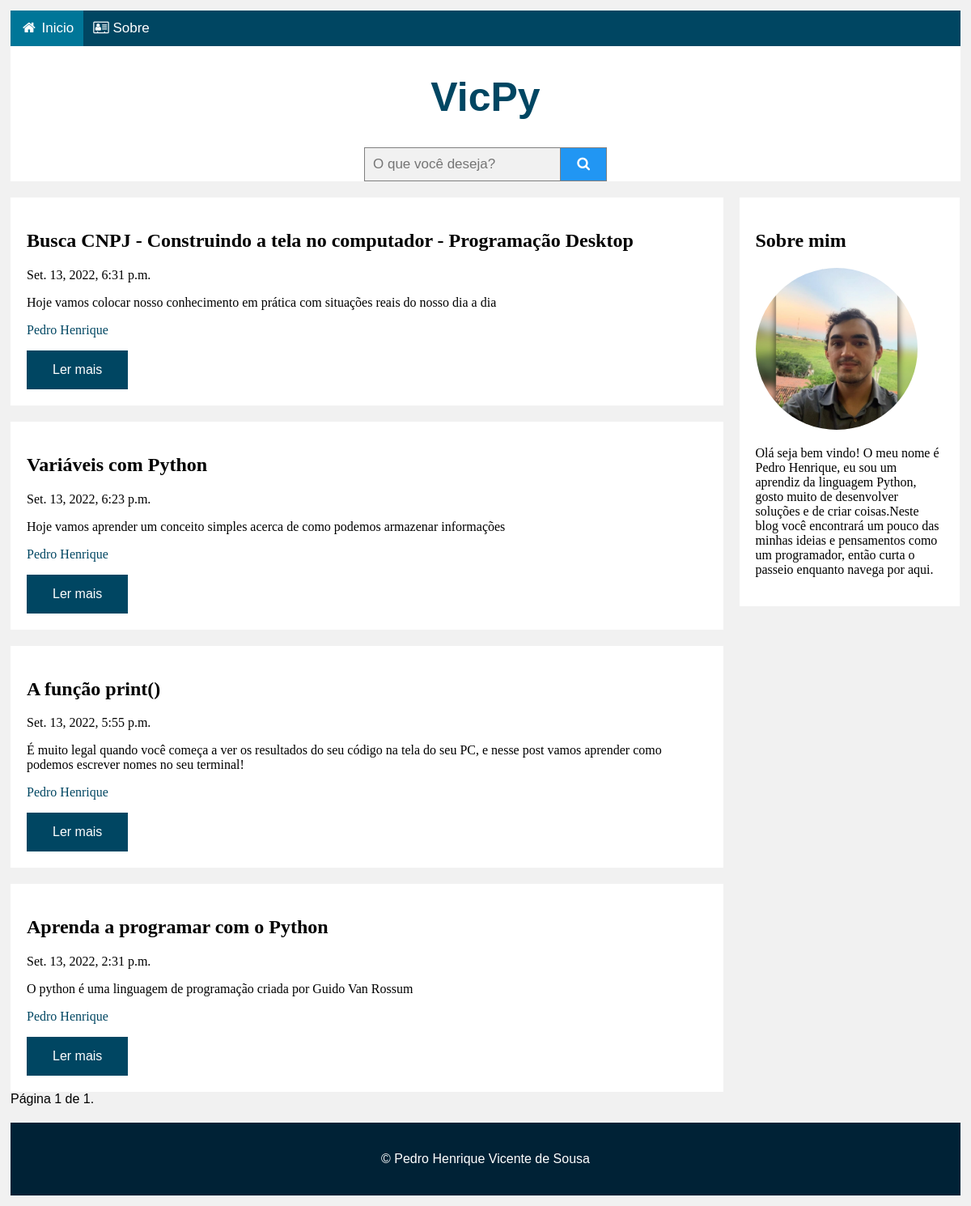
/blog/, run on an earlier commit of the app's database.
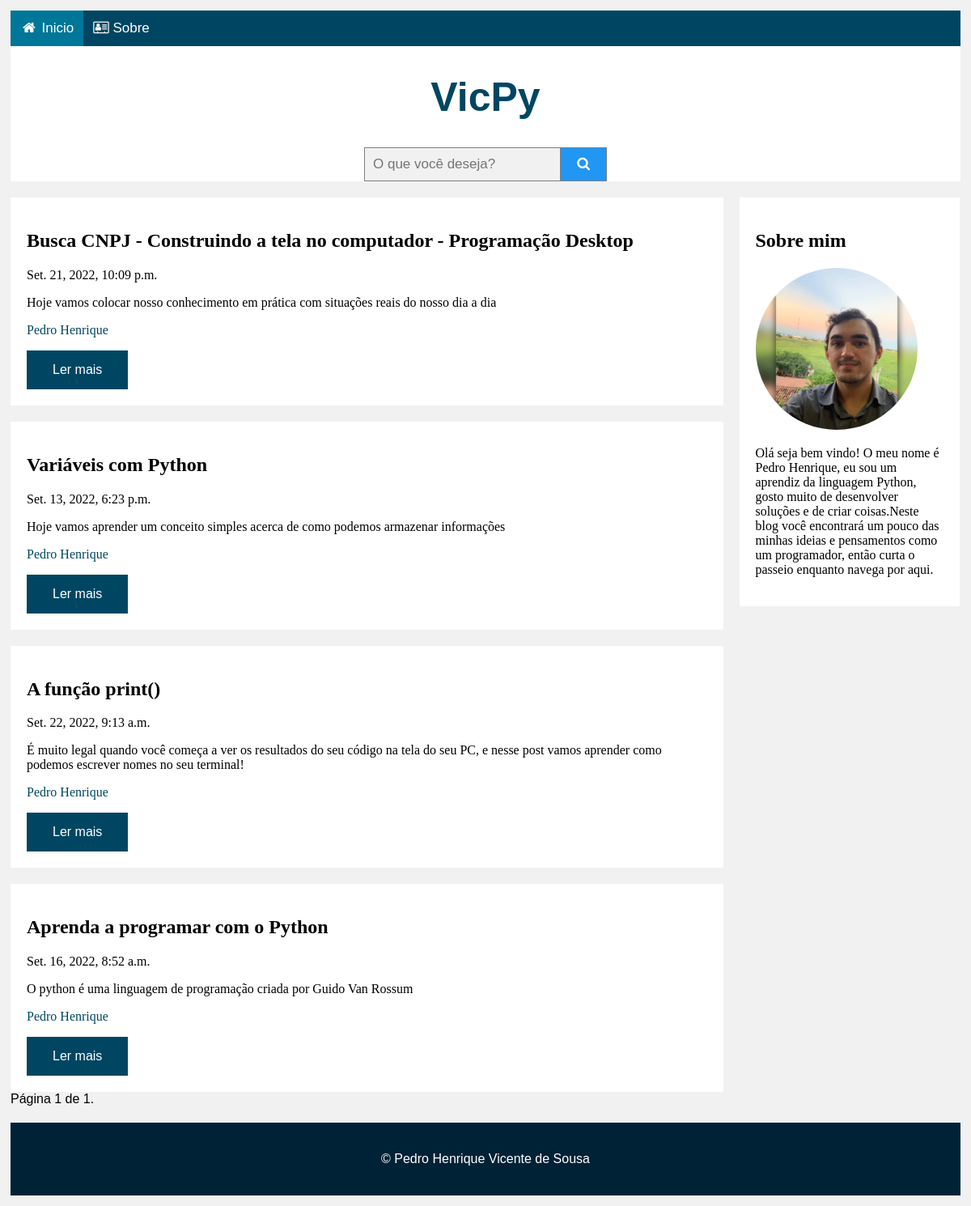
And on a later commit of the database.
### victech/models.py (models this page shows, shortened)
class Postagem(models.Model):
	titulo = models.CharField(max_length=200)
	descricao = models.CharField(max_length=1024, default= 'Descrição do POST')
	texto = RichTextField(blank=True, null=True, config_name='special')
	data_criacao = models.DateTimeField(default=timezone.now)
	data_publicacao = models.DateTimeField(blank=True, null=True)
	ativo = models.BooleanField(default=True)

### victech/views.py (the view, shortened to what this page needs)
# urls.py: 2. Add a URL to urlpatterns:  path('', views.home, name='home')
def home(request):
	if (request.method == 'GET'):
		if request.user.is_authenticated:
			postagens = Postagem.objects.filter(data_criacao__lte=timezone.now()).order_by('-data_criacao')
		else:
			postagens = Postagem.objects.filter(ativo=True, data_criacao__lte=timezone.now()).order_by('-data_criacao')
		paginacao = Paginator(postagens, 10) # Mostra x posts por página
		usuario = str(request.user)
		try:
			page = int(request.GET.get('page', '1'))
		except ValueError:
			page = 1
		try:
			post = paginacao.page(page)
		except (EmptyPage, InvalidPage):
			post = paginacao.page(paginacao.num_pages)
		return render(request, 'base.html', {'post': post, 'usuario':usuario})

### templates/base.html (shortened to what this page needs)
{% load static %}<!DOCTYPE html>
<html lang="pt-br">
   <head>
      <link rel="stylesheet" href="https://cdnjs.cloudflare.com/ajax/libs/font-awesome/4.7.0/css/font-awesome.min.css">
      <link rel="stylesheet" type="text/css" href="{% static 'css/style_blog.css' %}">
   </head>
   <body>
      <div class="cabecalho">
         <div class="navbar"><a class="active" href="/blog"><i class="fa fa-fw fa-home"></i> Inicio</a><a href="/" target="_blank"><i class="fa fa-address-card-o" aria-hidden="true"></i> Sobre</a></div>
         <div class="titulo">
            <h1 class='victech'>VicPy</h1>
         </div>
         <form class="busca" action="/blog" method="post">{% csrf_token %}<input type="text" placeholder="O que você deseja?" name="busca"><button type="submit"><i class="fa fa-search"></i></button></form>
      </div>
      <div class="linha">
         {% if erro %}
         <div class="colunaEsquerda">
            <script>alert('{{mensagem}}')</script>
         </div>
         <div class="colunaEsquerda">
            {% for posts in post %}
            <div class="card">
               <form action="{% url 'post_detalhe' posts.pk %}" method="post">
                  {% csrf_token %}
                  <h2>{{posts.titulo}}</a></h2>
                  <p>{{posts.data_publicacao}}</p>
                  <p>{{posts.descricao}}</p>
                  <p><a href="/">Pedro Henrique</a></p>
                  <input type="submit" value="Ler mais" class="button">
               </form>
            </div>
            {% endfor %}
            <div class="pagination"><span class="step-links">{% if post.has_previous %}<a class="button" href="?page={{ post.previous_page_number }}">Anterior</a>{% endif %}<span class="current">Página {{ post.number }} de {{ post.paginator.num_pages }}.</span>{% if post.has_next %}<a class="button" href="?page={{ post.next_page_number }}">Próxima</a>{% endif %}</span></div>
         </div>
         {% else %}
         <div class="colunaEsquerda">
            {% for posts in post %}
            <div class="card">
               <form action="{% url 'post_detalhe' posts.pk %}" method="post">
                  <h2>{{posts.titulo}}</a></h2>
                  <p>{{posts.data_publicacao}}</p>
                  <p>{{posts.descricao}}</p>
                  <p><a href="/">Pedro Henrique</a></p>
                  <input type="submit" value="Ler mais" class="button">
               </form>
            </div>
            {% endfor %}
            <div class="pagination"><span class="step-links"><span class="current">Página {{ post.number }} de {{ post.paginator.num_pages }}.</span></span></div>
         </div>
         {% endif %}
         <div class="colunaDireita">
            <div class="card">
               <h2>Sobre mim</h2>
               <a href="/" target="_blank"><img class="img-sobre" src="{% static 'img/profile.jpeg'%}" alt="Pedro Henrique"></a>
               <p>Olá seja bem vindo! O meu nome é Pedro Henrique, eu sou um aprendiz da linguagem Python, gosto muito de desenvolver soluções e de criar coisas.Neste blog você encontrará um pouco das minhas ideias e pensamentos como um programador, então curta o passeio enquanto navega por aqui.</p>
            </div>
         </div>
      </div>
      <footer>
         <p>© Pedro Henrique Vicente de Sousa</p>
      </footer>
   </body>
</html>

### config/static/css/style_blog.css (style rules this page uses)
body { font-family: Arial; padding: 5px; background: #f1f1f1; }
a { color: #004662; text-decoration: none; }
.victech { color: #004662; }
.button { background-color: #004662; border: none; color: white; padding: 15px 32px; text-align: center; text-decoration: none; display: inline-block; font-size: 16px; }
.navbar { width: 100%; background-color: #004662; overflow: auto; color: #004662; }
.navbar a { float: left; text-align: center; padding: 12px; color: white; text-decoration: none; font-size: 17px; }
.colunaEsquerda { float: left; width: 75%; }
.colunaDireita { float: left; width: 23.2%; padding-left: 20px; }
.card { font-family: cursive; background-color: white; padding: 20px; margin-top: 20px; }
.linha:after { content: ""; display: table; clear: both; }
.cabecalho { background-color: white; }
.titulo h1 { font-size: 50px; text-align: center; }
.active { background-color: #007698; }
.img-sobre { border-radius: 50%; height: 200px; }
footer { padding: 20px; margin-top: 20px; text-align: center; background-color: #002236; color: white; display: block; }
form.busca { display: flex; font-family: Arial; box-sizing: border-box; margin:auto; max-width:300px }
form.busca input[type=text] { padding: 10px; font-size: 17px; border: 1px solid grey; float: left; width: 80%; background: #f1f1f1; }
form.busca button { float: right; width: 20%; padding: 10px; background: #2196F3; color: white; font-size: 17px; border: 1px solid grey; border-left: none; cursor: pointer; }
form.busca::after { content: ""; clear: both; display: table; }

What changed in the data, as far as the page shows it:
changed Postagem "Busca CNPJ - Construindo a tela no computador - Programação Desktop": data_publicacao "Set. 13, 2022, 6:31 p.m." → "Set. 21, 2022, 10:09 p.m."
changed Postagem "A função print()": data_publicacao "Set. 13, 2022, 5:55 p.m." → "Set. 22, 2022, 9:13 a.m."
changed Postagem "Aprenda a programar com o Python": data_publicacao "Set. 13, 2022, 2:31 p.m." → "Set. 16, 2022, 8:52 a.m."
